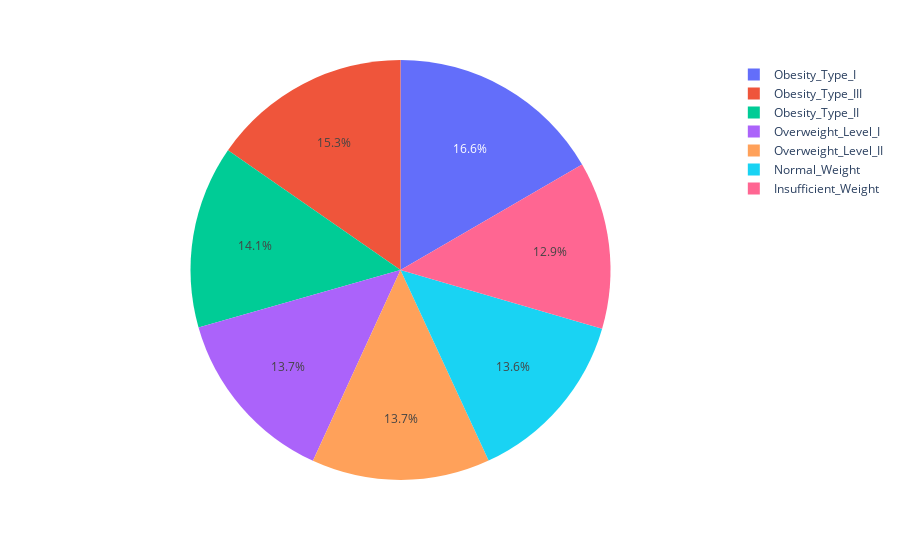

Write notebook code for a chart like this one.
### Code cell
# Percentage of responses given NOeyesdad
print(df1['NObeyesdad'].value_counts(normalize=True))

# Create a dataframe with the count of each category in NObeyesdad
category_counts = df1['NObeyesdad'].value_counts().reset_index()
# Rename columns 
category_counts.columns = ['Category', 'count']  

# Pie chart with the correct dataframe
px.pie(category_counts, values='count', names='Category')

### Figure 1 — Plotly figure (JSON) as saved in the notebook; plotly's stock layout.template omitted (floating-point values rounded to 4 significant figures)
{"data": [{"domain": {"x": [0, 1], "y": [0, 1]}, "hovertemplate": "Category=%{label}<br>count=%{value}<extra></extra>", "labels": ["Obesity_Type_I", "Obesity_Type_III", "Obesity_Type_II", "Overweight_Level_I", "Overweight_Level_II", "Normal_Weight", "Insufficient_Weight"], "legendgroup": "", "name": "", "showlegend": true, "type": "pie", "values": [351, 324, 297, 290, 290, 287, 272]}], "layout": {"legend": {"tracegroupgap": 0}, "margin": {"t": 60}}}
